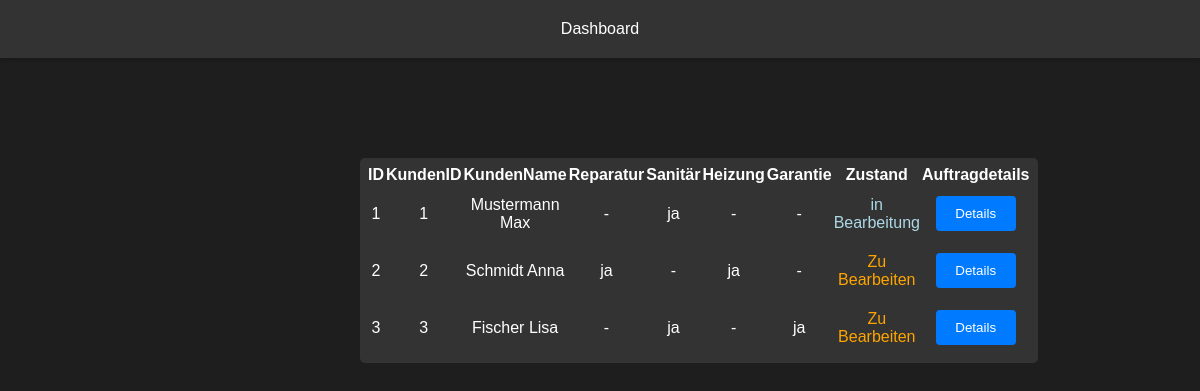
Page /auftraege.php (signed in) on the committed database.
### tables this page shows
CREATE TABLE Orders (
            orderID INTEGER PRIMARY KEY AUTOINCREMENT,
            kundenID INTEGER NOT NULL, /* Problem: need to manually type ID because AUTOINCREMENT cant be used rn. */
            kundenName TEXT NOT NULL,
            objAdresse TEXT NOT NULL,
            objOrt TEXT NOT NULL,
            objPLZ INTEGER NOT NULL,
            rechID INTEGER NOT NULL,
            orderDate TEXT NOT NULL,
            orderTime TEXT NOT NULL,
            reparatur BOOLEAN DEFAULT 0,
            sanitaer BOOLEAN DEFAULT 0,
            heizung BOOLEAN DEFAULT 0,
            garantie BOOLEAN DEFAULT 0,
            bemerkung TEXT,
            terminwunsch TEXT,
            zustand TEXT CHECK(zustand IN ('COMPLETED', 'INPROGRESS', 'TODO')),
            arbeiterID INTEGER,
            completed BOOLEAN DEFAULT 0,
            completedDate TEXT NOT NULL,
            verrechnet BOOLEAN DEFAULT 0,
            FOREIGN KEY (kundenID) REFERENCES Kunden(id),
            FOREIGN KEY (rechID) REFERENCES Rechnung(id),
            FOREIGN KEY (arbeiterID) REFERENCES Users(id)
        );

### auftraege.php (the view, shortened to what this page needs)
<?php
include 'header.php';
?>
<!DOCTYPE html>
<html lang="en">
<head>
    <link rel="stylesheet" href="style/style.css">
</head>
<body>
    <table class="oTable" border="0" cellspacing="2" cellpadding="2">
        <tr class="tableT">
            <td>ID</td>
            <td>KundenID</td>
            <td>KundenName</td>
            <td>Reparatur</td>
            <td>Sanitär</td>
            <td>Heizung</td>
            <td>Garantie</td>
            <td>Zustand</td>
            <td>Auftragdetails</td>
        </tr>
    <?php
    require 'db/conn.php';
    $query = "SELECT * FROM Orders";
    $stmt = $pdo->prepare($query);
    $stmt->execute();
        while ($row = $stmt->fetch(PDO::FETCH_ASSOC)) {
            $orderID = $row["orderID"];
            $kundenID = $row["kundenID"];
            $kundenName = $row["kundenName"];
            $reparatur = "-";
            $sanitaer = "-";
            $heizung = "-";
            $garantie = "-";
            if ($row["reparatur"] == '1') {
                $reparatur = "ja";
            }
            if ($row["sanitaer"] == '1') {
                $sanitaer = "ja";
            }
            if ($row["heizung"] == '1') {
                $heizung = "ja";
            }
            if ($row["garantie"] == '1') {
                $garantie = "ja";
            }
            if($row["zustand"] == "INPROGRESS"){$color = "lightblue"; $zustand = "in Bearbeitung";}
                else if($row["zustand"] == "TODO"){$color = "orange"; $zustand = "Zu Bearbeiten";}
                else if($row["zustand"] == "COMPLETED"){$color = "green"; $zustand = "Abgeschlossen";}
            echo '<tr>
            <td>'.$orderID.'</td>
            <td>'.$kundenID.'</td>
            <td>'.$kundenName.'</td>
            <td>'.$reparatur.'</td>
            <td>'.$sanitaer.'</td>
            <td>'.$heizung.'</td>
            <td>'.$garantie.'</td>
            <td style="color: '.$color.';">'.$zustand.'</td>
            <td><button class="detail-btn" data-id="'.$orderID.'">Details</button></td>
            </tr>';
        }
    echo '</table>';
?>
    </body>
</html>

### header.php
<link rel="stylesheet" href="style/header.css">
<header>
    <nav>
        <ul>
            <li><a href="user.php">Dashboard</a></li>
        </ul>
</header>

### style/header.css (style rules this page uses)
* { margin: 0; padding: 0; box-sizing: border-box; }
nav { background-color: #333; color: #fff; padding: 20px; display: flex; justify-content: space-around; align-items: center; box-shadow: 0px 2px 5px rgba(0, 0, 0, 0.2); margin-bottom: 100px; }
nav ul { list-style-type: none; display: flex; justify-content: space-around; align-items: center; width: 100%; }
nav ul li a { color: #fff; text-decoration: none; padding: 10px; transition: background-color 0.3s ease; }

### style/style.css (style rules this page uses)
body { font-family: Arial, sans-serif; background-color: #1e1e1e; color: #fff; margin: 0; padding: 0; }
input[type="submit"], button { width: 100%; padding: 10px; margin: 10px 0; border-radius: 4px; border: none; background-color: #007BFF; color: #fff; cursor: pointer; }
.oTable { width: fit-content; display: table; text-align: center; justify-content: space-around; background-color: #333; border-radius: 5px; margin-left: 30%; margin-right: 30%; padding: 6px; }
.oTable tr:first-child { font-weight: bold; }
.detail-btn { align-items: center; width: 80px; }

### rows in the picture
orders: orderID "1", kundenID "1", kundenName "Mustermann Max", reparatur "-", sanitaer "ja", heizung "-", garantie "-", zustand "in Bearbeitung"
orders: orderID "2", kundenID "2", kundenName "Schmidt Anna", reparatur "ja", sanitaer "-", heizung "ja", garantie "-", zustand "Zu Bearbeiten"
orders: orderID "3", kundenID "3", kundenName "Fischer Lisa", reparatur "-", sanitaer "ja", heizung "-", garantie "ja", zustand "Zu Bearbeiten"
